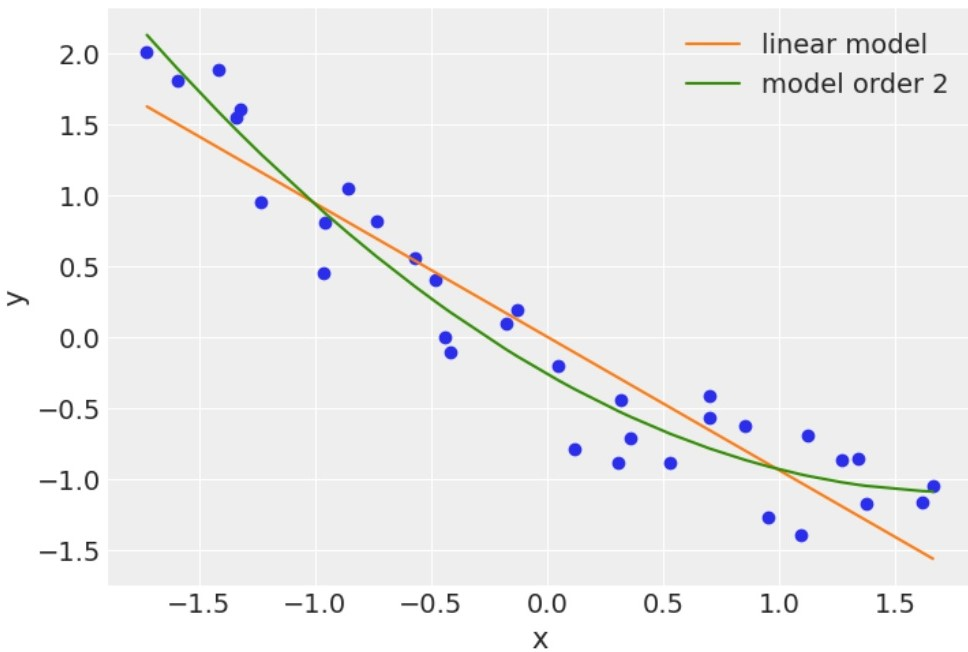

The Python source for this figure:
import pymc3 as pm
import numpy as np
import scipy.stats as stats
import matplotlib.pyplot as plt
import arviz as az
#import theano
#theano.config.blas__ldflags = ''

#codul din curs
az.style.use('arviz-darkgrid')
dummy_data = np.loadtxt('date.csv')
x_1 = dummy_data[:, 0]
y_1 = dummy_data[:, 1]
order = 2
x_1p = np.vstack([x_1**i for i
in range(1, order+1)])
x_1s = (x_1p - x_1p.mean(axis=1, keepdims=True))/x_1p.std(axis=1, keepdims=True)
y_1s = (y_1 - y_1.mean()) / y_1.std()
plt.scatter(x_1s[0], y_1s)
plt.xlabel('x')
plt.ylabel('y')

with pm.Model() as model_l:
    α = pm.Normal('α', mu=0, sd=1)
    β = pm.Normal('β', mu=0, sd=10)
    ε = pm.HalfNormal('ε', 5)
    μ = α + β * x_1s[0]
    y_pred = pm.Normal('y_pred', mu=μ, sd=ε, observed=y_1s)
    idata_l = pm.sample(2000, return_inferencedata=True,chains=1)

with pm.Model() as model_p:
    α = pm.Normal('α', mu=0, sd=1)
    β = pm.Normal('β', mu=0, sd=10, shape=order)
    ε = pm.HalfNormal('ε', 5)
    μ = α + pm.math.dot(β, x_1s)
    y_pred = pm.Normal('y_pred', mu=μ, sd=ε, observed=y_1s)
    idata_p = pm.sample(2000, return_inferencedata=True,chains=1)

x_new = np.linspace(x_1s[0].min(), x_1s[0].max(), 100)
α_l_post = idata_l.posterior['α'].mean(("chain", "draw")).values
β_l_post = idata_l.posterior['β'].mean(("chain", "draw")).values
y_l_post = α_l_post + β_l_post * x_new
plt.plot(x_new, y_l_post, 'C1', label='linear model')
α_p_post = idata_p.posterior['α'].mean(("chain", "draw")).values
β_p_post = idata_p.posterior['β'].mean(("chain", "draw")).values
idx = np.argsort(x_1s[0])
y_p_post = α_p_post + np.dot(β_p_post, x_1s)
plt.plot(x_1s[0][idx], y_p_post[idx], 'C2', label=f'model order {order}')
plt.scatter(x_1s[0], y_1s, c='C0', marker='.')
plt.legend()
plt.show()
